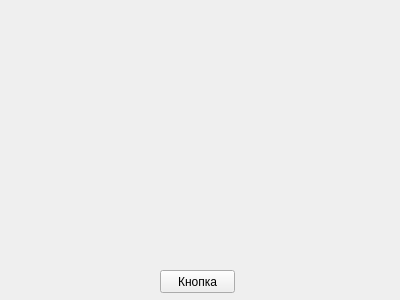
<?xml version="1.0" encoding="UTF-8"?>
<ui version="4.0">
 <class>Form</class>
 <widget class="QWidget" name="Form">
  <property name="geometry">
   <rect>
    <x>0</x>
    <y>0</y>
    <width>400</width>
    <height>300</height>
   </rect>
  </property>
  <property name="windowTitle">
   <string>Желтые окружности</string>
  </property>
  <widget class="QPushButton" name="pushButton">
   <property name="geometry">
    <rect>
     <x>160</x>
     <y>270</y>
     <width>75</width>
     <height>23</height>
    </rect>
   </property>
   <property name="text">
    <string>Кнопка</string>
   </property>
  </widget>
 </widget>
 <resources/>
 <connections/>
</ui>
